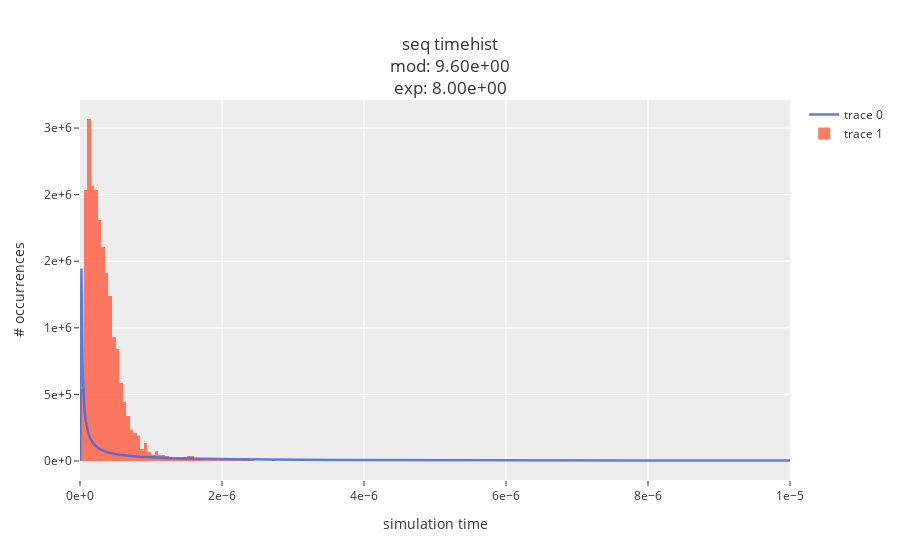

The code cell stored with this chart in its notebook:
### Code cell
mod = 1/rv.mean()
ht(tau, rv, OZZ.runtime, exp=8,mod=mod)

### Figure 1 — Plotly figure (JSON) as saved in the notebook; plotly's stock layout.template omitted (floating-point values rounded to 4 significant figures; data arrays with more than 128 entries replaced by an {"elided": "..."} marker saying what was removed)
{"data": [{"line": {"color": "royalblue", "width": 2.5}, "opacity": 0.85, "type": "scatter", "x": {"elided": "500 float values"}, "y": {"elided": "500 float values"}}, {"histnorm": "probability density", "marker": {"color": "tomato"}, "nbinsx": 150, "opacity": 0.85, "type": "histogram", "x": {"elided": "10000 float values"}}], "layout": {"title": {"text": "seq timehist<br>mod: 9.60e+00<br>exp: 8.00e+00"}, "xaxis": {"tickformat": ".0e", "title": {"text": "simulation time"}}, "yaxis": {"tickformat": ".0e", "title": {"text": "# occurrences"}}}}
